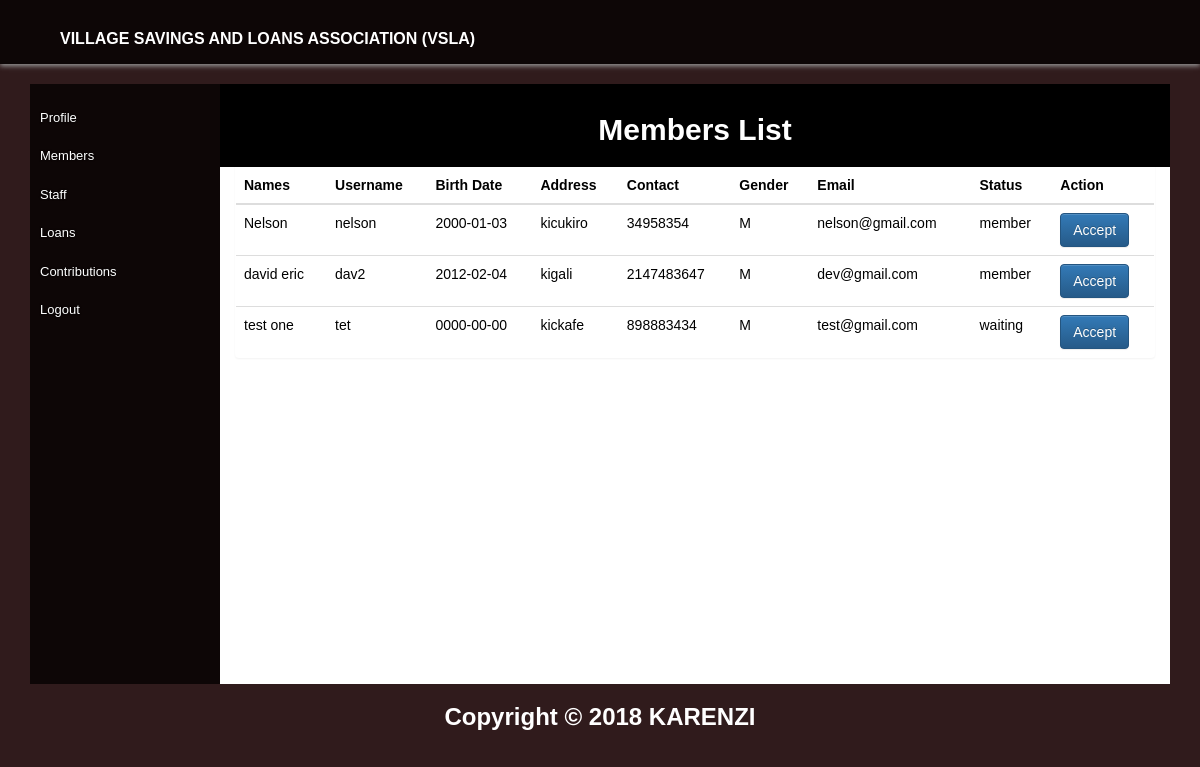
Before: /?page=members (signed in) with the older database file.
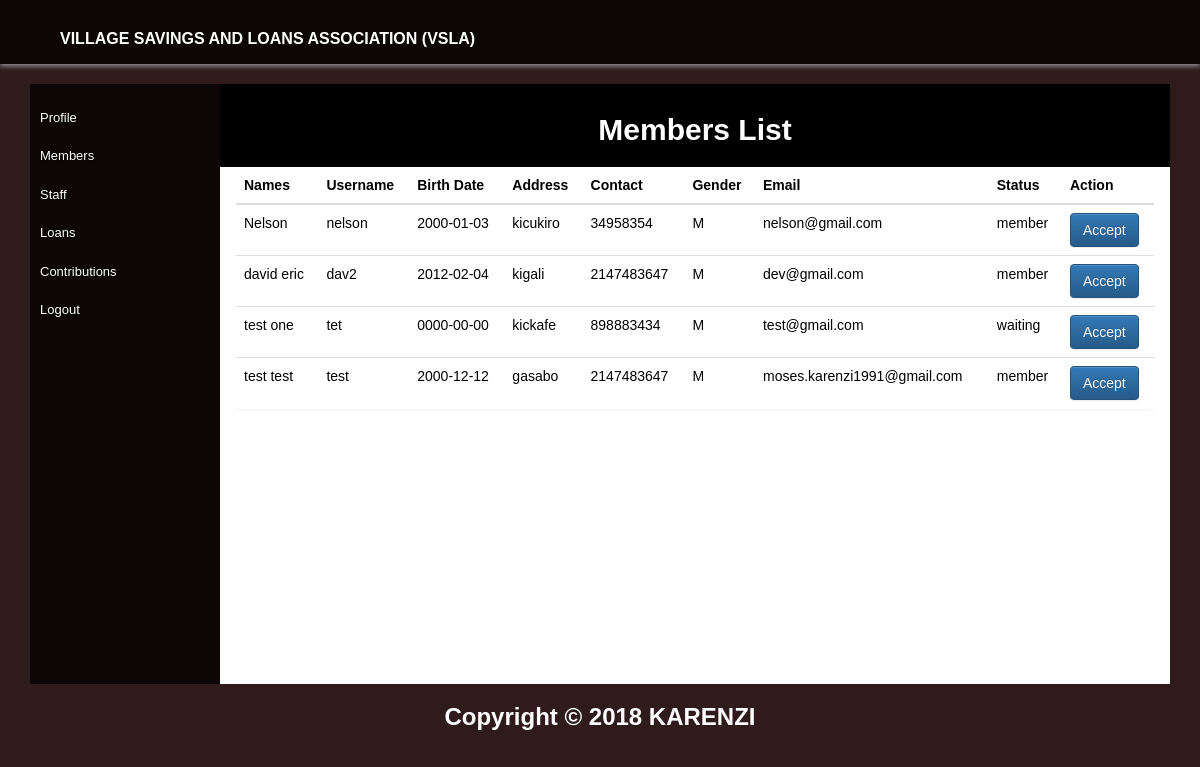
After: the same page with the newer database file.
### tables this page shows
CREATE TABLE `member` (
  `member_id` int(10) NOT NULL,
  `name` varchar(50) NOT NULL,
  `bdate` date NOT NULL,
  `username` varchar(20) NOT NULL,
  `password` varchar(50) NOT NULL,
  `phone` int(10) NOT NULL,
  `address` varchar(255) NOT NULL,
  `email` varchar(50) NOT NULL,
  `gender` char(1) NOT NULL,
  `status` varchar(20) NOT NULL,
  `type` varchar(12) NOT NULL
);

### controllers/controller.php (called while the page is built, shortened)
<?php
require_once('models/model.php');
class Controller {
	protected $model;
	public function __construct() {
		$this->model = new Model();
	}
	public function members() {
		$tests = $this->model->M_list();
		require_once 'views/admin.php';
	}
}
?>

### index.php (called while the page is built, shortened)
<?php
require_once('controllers/controller.php');
$controller = new Controller();
if(empty($_REQUEST['page'])) $page='index';
else $page = $_REQUEST['page'];
$controller->$page();
?>

### models/member.php (called while the page is built, shortened)
<?php
require_once('database.php');
class Member {
	protected $database;
	public function __construct()
	{
		$this->database = new Db();
		$this->database->connect();
	}
	public function M_list() {
		$sql = "SELECT * FROM member where status = 'member' or status = 'waiting'";
		$result = $this->database->execute($sql);
		return $result;
	}
}
?>

### models/model.php (called while the page is built, shortened)
<?php
require_once ('member.php');
class Model {
	protected $tests;
	public function __construct() {
		$this->tests = new Member();
	}
	public function M_list() {
		return $this->tests->M_list();
	}
}
?>

### models/database.php (called while the page is built, shortened)
<?php
class Db {
protected $db_connection;
public function connect() {
	$this->db_connection = mysqli_connect(host,user,pass,database) or die(mysqli_error($this->db_connection));
}
public function execute($sql) {
	$query=mysqli_query($this->db_connection, $sql)  or die($sql.mysqli_error($this->db_connection));
		$result=array();
		if(preg_match("/^select/i", $sql)) { while($row=mysqli_fetch_assoc($query)) $result[]=$row; }
		return $result;
}
}
?>

### views/M_list.php (the view)
<div>
  <div class="panel">
    <div class="panel-heading panel-black text-center">
      <h2> Members List</h2>
    </div>
  <table class="table table-hover">
    <thead>
      <th>Names</th>
      <th>Username</th>
      <th>Birth Date</th>
      <th>Address</th>
      <th>Contact</th>
      <th>Gender</th>
      <th>Email</th>
      <th>Status</th>
      <th>Action</th>
    </thead>
    <tbody>
<?php
        foreach ($tests as $data) {
      ?>
      <tr>
        <td><?php echo $data['name'];?></td>
        <td><?php echo $data['username'];?></td>
        <td><?php echo $data['bdate'];?></td>
        <td><?php echo $data['address'];?></td>
        <td><?php echo $data['phone'];?></td>
        <td><?php echo $data['gender'];?></td>
        <td><?php echo $data['email'];?></td>
         <td><?php echo $data['status'];?></td>
        <td><?php if($data['status']!='accepted') {?><a class="btn btn-primary">Accept</a><?php } else {?><a class="btn btn-danger">Remove</a></td><?php } ?>
      </tr><?php } ?>
    </tbody>
  </table>
  </div>
</div>

Changed rows visible on the page:
added member: name "test test", username "test", bdate "2000-12-12", address "gasabo", phone "2147483647", gender "M", email "moses.karenzi1991@gmail.com", status "member", shows "Accept"
